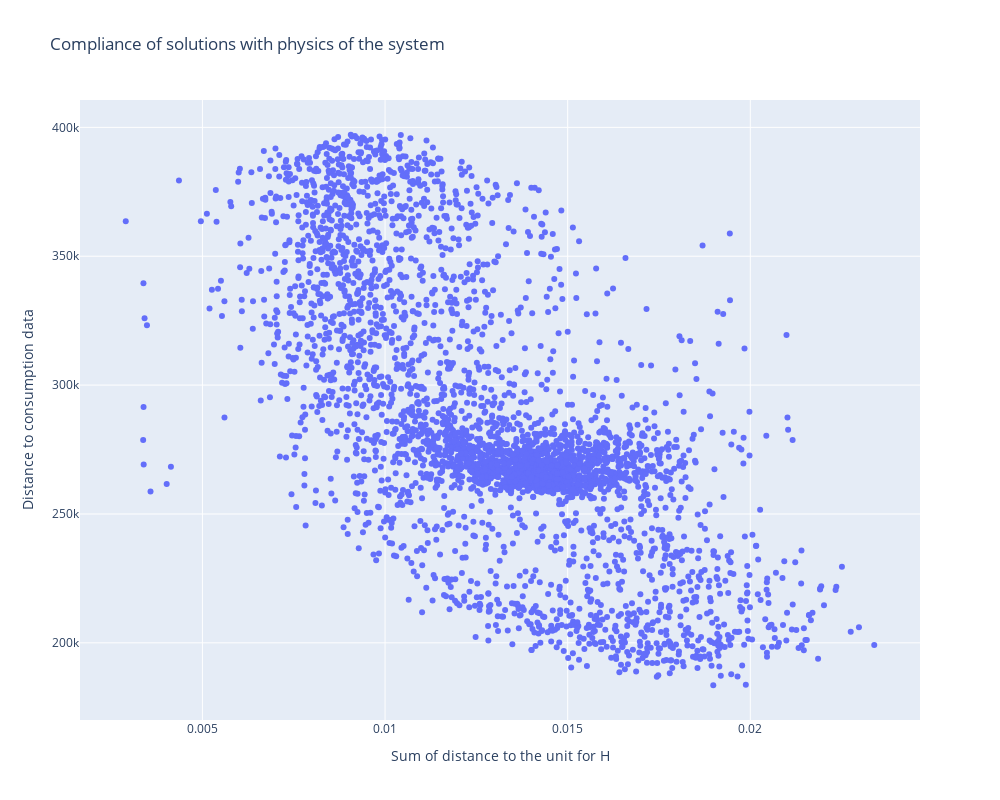

The notebook cell this image was saved under:
### Code cell
# Create a scatter plot
fig = go.Figure(
    data=go.Scatter(
        x=H_sum_dist_unit,
        y=dist_to_cons,
        mode='markers',
        hoverinfo='text',
        text=[f'Index: {i}' for i in range(len(W_sum_dist_simplex))]
        )
    )

# Add labels and title
fig.update_layout(
    xaxis_title='Sum of distance to the unit for H',
    yaxis_title='Distance to consumption data',
    title='Compliance of solutions with physics of the system',
    height=800,
    width=1000
)

# # Show the plot
# fig.show()

### Figure 1 — Plotly figure (JSON) as saved in the notebook; plotly's stock layout.template omitted (floating-point values rounded to 4 significant figures; data arrays with more than 128 entries replaced by an {"elided": "..."} marker saying what was removed)
{"data": [{"hoverinfo": "text", "mode": "markers", "text": {"elided": "3475 str values"}, "type": "scatter", "x": {"elided": "3475 float values"}, "y": {"elided": "3475 float values"}}], "layout": {"height": 800, "title": {"text": "Compliance of solutions with physics of the system"}, "width": 1000, "xaxis": {"title": {"text": "Sum of distance to the unit for H"}}, "yaxis": {"title": {"text": "Distance to consumption data"}}}}
